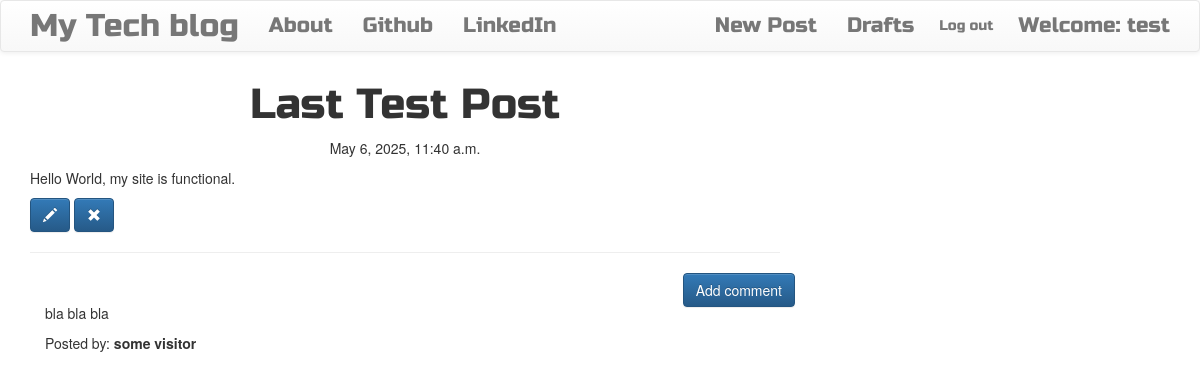
/post/6/ (signed in), run on the app's committed database.
### blog/models.py (models this page shows, shortened)
class Post(models.Model):
    author = models.ForeignKey('auth.User',on_delete=models.CASCADE)
    title = models.CharField(max_length=256)
    text = models.TextField()
    create_date = models.DateTimeField(default=timezone.now)
    published_date = models.DateTimeField(blank=True,null=True)

class Comment(models.Model):
    post = models.ForeignKey('blog.Post',related_name='comments',on_delete=models.CASCADE)
    author = models.CharField(max_length=128)
    text = models.TextField()
    create_date = models.DateTimeField(default=timezone.now)
    approved_comment = models.BooleanField(default=False)

### blog/views.py (the view)
# urls.py: path('post/<int:pk>/', views.PostDetailView.as_view(), name='post_detail'),
class PostDetailView(DetailView):
    model = Post

### blog/templates/blog/post_detail.html (shortened to what this page needs)
{% extends 'blog/base.html' %}
{% block content %}
        <h2 class='posttitle loader'>{{ post.title }}</h2>
        {% if post.published_date %}
            <div class="date postdate">
                {{ post.published_date }}
            </div>
        {% else %}
            <a class="btn btn-default" href="{% url 'post_publish' pk=post.pk %}">Publish</a>
        {% endif %}
      <p class='postcontent' >{{ post.text|safe|linebreaksbr }}</p>
      {% if user.is_authenticated %}
          <a class="btn btn-primary" href="{% url 'post_edit' pk=post.pk %}"><span class="glyphicon glyphicon-pencil"></span></a>
          <a class="btn btn-primary" href="{% url 'post_remove' pk=post.pk %}"><span class="glyphicon glyphicon-remove"></span></a>
      {% endif %}
  <hr>
  <a class="btn btn-primary btn-comment" href="{% url 'add_comment_to_post' pk=post.pk %}">Add comment</a>
  <div class="container">
  {% for comment in post.comments.all %}
  <br>
      {% if user.is_authenticated or comment.approved_comment %}
          <p>{{ comment.text|safe|linebreaks }}</p>
          <p>Posted by: <strong>{{ comment.author }}</strong></p>
      {% endif %}
  {% empty %}
      <p>No comments posted.</p>
  {% endfor %}
</div>
{% endblock %}

### blog/templates/blog/base.html (shortened to what this page needs)
<!DOCTYPE html>
{% load static %}
<html>
    <head>
        <link rel="stylesheet" href="https://maxcdn.bootstrapcdn.com/bootstrap/3.3.7/css/bootstrap.min.css">
        <link rel="stylesheet" href="https://maxcdn.bootstrapcdn.com/bootstrap/3.3.7/css/bootstrap-theme.min.css">
        <link rel="stylesheet" href="//cdn.jsdelivr.net/medium-editor/latest/css/medium-editor.min.css" type="text/css" media="screen" charset="utf-8">
        <link rel="stylesheet" href="{% static 'css/blog.css' %}">
<body class='loader'>
  <nav class="navbar navbar-default techfont custom-navbar">
    <div class="container">
      <ul class="nav navbar-nav">
        <li><a class='navbar-brand bigbrand' href="{% url 'post_list' %}">My Tech blog</a></li>
        <li><a href="{% url 'about'%}">About</a></li>
        <li><a href="https://www.github.com">Github</a></li>
        <li><a href="https://www.linkedin.com">LinkedIn</a></li>
      </ul>
      <ul class="nav navbar-nav navbar-right">
        {% if user.is_authenticated %}
        <li>
          <a href="{% url 'post_new' %}" >New Post</a>
        </li>
        <li>
          <a href="{% url 'post_draft_list' %}">Drafts</a>
        </li>
        <li>
          <form method="post" action="{% url 'logout' %}" style="display:inline;">
            <button type="submit" class="nav-link-button">Log out</button>
          </form>
        </li>
        <li>
          <a >Welcome: {{ user.username }}</a>
        </li>
          {% else %}
          <li><a class='nav navbar-right' href="{% url 'login' %}" ><span class="glyphicon glyphicon-user"></span></a></li>
        {% endif %}
      </ul>
  </div>
</nav>
        <div class="content container">
            <div class="row">
                <div class="col-md-8">
                  <div class="blog_posts">
                    {% block content %}
                    {% endblock %}
                  </div>
                </div>
            </div>
        </div>
</body>
</html>

### blog/static/css/blog.css (style rules this page uses)
.nav-link-button { background: none; border: none; padding: 15px 10px; font-size: 14px; font-family: inherit; color: #777; text-decoration: none; display: inline; cursor: pointer; font-weight: normal; box-shadow: none; }
.techfont { font-family: 'Russo One', sans-serif; font-size: 1.5em; margin-bottom: 10px; }
.postdate { text-align: center; }
.posttitle { font-family: 'Russo One', sans-serif; font-size: 3em; text-align: center; }
.postcontent { font-family: 'Montserrat'; font-size: 1.5em; }
.btn-comment { position: absolute; right: 0px; }
.bigbrand { font-size: 1.5em; }
.loader { filter:hue-rotate(0deg); color: linear-gradient(45deg,#0f8,#08f); animation:hue 5000ms infinite linear; }

### data on the page
Post: title "Last Test Post", published_date "May 6, 2025, 11:40 a.m.", text "Hello World, my site is functional."
Comment: text "bla bla bla", author "some visitor"

### other printed values
{{ user.username }} "test"
